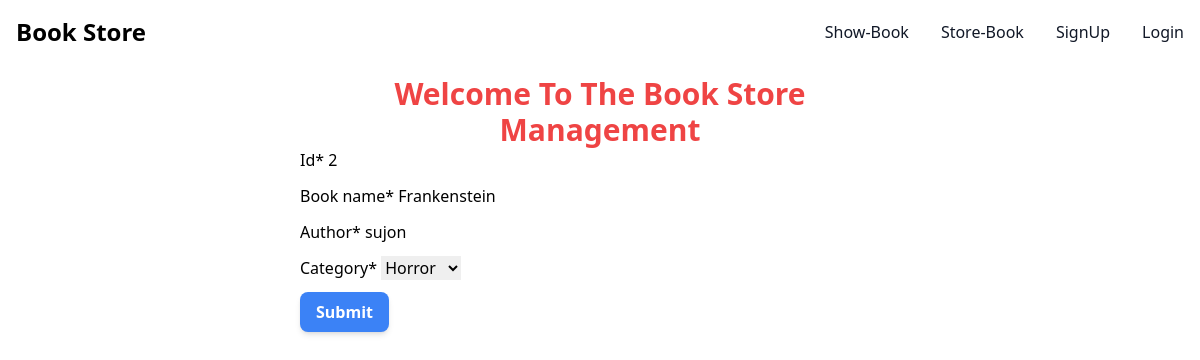
The page /edit_book/2 on the database its author committed.
### books/models.py (models this page shows)
class BookStoreModel(models.Model):
    CATEGORY = (
        ('Mystery', 'Mystery'),
        ('Thriller','Thriller'),
        ('Sci_Fi', 'Sci_Fi'),
        ('Humor', 'Humor'),
        ('Horror', 'Horror'),
    )
    id = models.IntegerField(primary_key=True)
    book_name = models.CharField(max_length=30)
    author = models.CharField(max_length=30)
    category = models.CharField(max_length=30, choices=CATEGORY)
    first_pub = models.DateTimeField(auto_now_add=True)
    last_pub = models.DateTimeField(auto_now=True)

### books/views.py (the view)
# urls.py: path('edit_book/<int:id>',views.edit_book,name ='edit_book'),
def edit_book(request, id):
    book = BookStoreModel.objects.get(pk=id)
    form = bookStoreForm(instance=book)
    if request.method == 'POST':
        form =bookStoreForm(request.POST,instance=book)
        if form.is_valid():
            form.save(commit=True)
            return redirect('show_book')
    return render(request,'store_book.html',{'form':form})

### books/forms.py
class bookStoreForm(forms.ModelForm):
    class Meta:
        model = BookStoreModel
        fields = ['id','book_name','author','category']

### books/templates/store_book.html (shortened to what this page needs)
{% extends "base.html" %}
{% load crispy_forms_tags %}
{% block content%}
<div class="w-1/2 mx-auto mt-3">
    <h1 class="text-3xl text-center font-semibold text-red-500">Welcome To The Book Store Management</h1>
    <form method="post">
        {{form|crispy}}
         <button class="py-2 px-4 bg-blue-500 text-white font-semibold rounded-lg shadow-md hover:bg-blue-700 focus:outline-none focus:ring-2 focus:ring-blue-400 focus:ring-opacity-75"type="submit">
            Submit
          </button>
    </form>
</div>
{% endblock %}

### rows shown on the page
BookStoreModel: id "2", book_name "Frankenstein", author "sujon", category "Horror"
